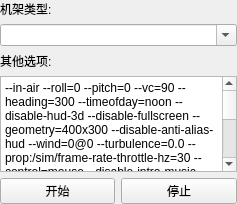
<?xml version="1.0" encoding="UTF-8"?>
<ui version="4.0">
 <class>QGCHilJSBSimConfiguration</class>
 <widget class="QWidget" name="QGCHilJSBSimConfiguration">
  <property name="geometry">
   <rect>
    <x>0</x>
    <y>0</y>
    <width>237</width>
    <height>204</height>
   </rect>
  </property>
  <property name="sizePolicy">
   <sizepolicy hsizetype="Preferred" vsizetype="Preferred">
    <horstretch>0</horstretch>
    <verstretch>0</verstretch>
   </sizepolicy>
  </property>
  <property name="windowTitle">
   <string>Form</string>
  </property>
  <property name="layoutDirection">
   <enum>Qt::LeftToRight</enum>
  </property>
  <property name="autoFillBackground">
   <bool>false</bool>
  </property>
  <layout class="QGridLayout" name="gridLayout" rowminimumheight="0,0,0,0,0,0">
   <property name="leftMargin">
    <number>0</number>
   </property>
   <property name="topMargin">
    <number>0</number>
   </property>
   <property name="rightMargin">
    <number>0</number>
   </property>
   <property name="bottomMargin">
    <number>0</number>
   </property>
   <property name="spacing">
    <number>6</number>
   </property>
   <item row="0" column="0">
    <widget class="QLabel" name="aircraftPlaintextInfoLabel">
     <property name="text">
      <string>机架类型:</string>
     </property>
    </widget>
   </item>
   <item row="1" column="0" colspan="2">
    <widget class="QComboBox" name="aircraftComboBox">
     <property name="sizePolicy">
      <sizepolicy hsizetype="Preferred" vsizetype="Fixed">
       <horstretch>0</horstretch>
       <verstretch>0</verstretch>
      </sizepolicy>
     </property>
     <property name="editable">
      <bool>true</bool>
     </property>
    </widget>
   </item>
   <item row="2" column="0">
    <widget class="QLabel" name="optionsLabel">
     <property name="text">
      <string>&lt;html&gt;&lt;head/&gt;&lt;body&gt;&lt;p&gt;其他选项:&lt;/p&gt;&lt;/body&gt;&lt;/html&gt;</string>
     </property>
    </widget>
   </item>
   <item row="3" column="0" colspan="2">
    <widget class="QPlainTextEdit" name="optionsPlainTextEdit">
     <property name="sizePolicy">
      <sizepolicy hsizetype="Preferred" vsizetype="Preferred">
       <horstretch>0</horstretch>
       <verstretch>0</verstretch>
      </sizepolicy>
     </property>
     <property name="plainText">
      <string>--in-air --roll=0 --pitch=0 --vc=90 --heading=300 --timeofday=noon --disable-hud-3d --disable-fullscreen --geometry=400x300 --disable-anti-alias-hud --wind=0@0 --turbulence=0.0 --prop:/sim/frame-rate-throttle-hz=30 --control=mouse --disable-intro-music --disable-sound --disable-random-objects --disable-ai-models --shading-flat --fog-disable --disable-specular-highlight --disable-random-objects --disable-panel --disable-clouds --fdm=jsb --units-meters --prop:/engines/engine/running=true</string>
     </property>
    </widget>
   </item>
   <item row="5" column="0">
    <widget class="QPushButton" name="startButton">
     <property name="sizePolicy">
      <sizepolicy hsizetype="Minimum" vsizetype="Fixed">
       <horstretch>0</horstretch>
       <verstretch>0</verstretch>
      </sizepolicy>
     </property>
     <property name="text">
      <string>开始</string>
     </property>
    </widget>
   </item>
   <item row="5" column="1">
    <widget class="QPushButton" name="stopButton">
     <property name="text">
      <string>停止</string>
     </property>
    </widget>
   </item>
  </layout>
 </widget>
 <resources/>
 <connections/>
</ui>
